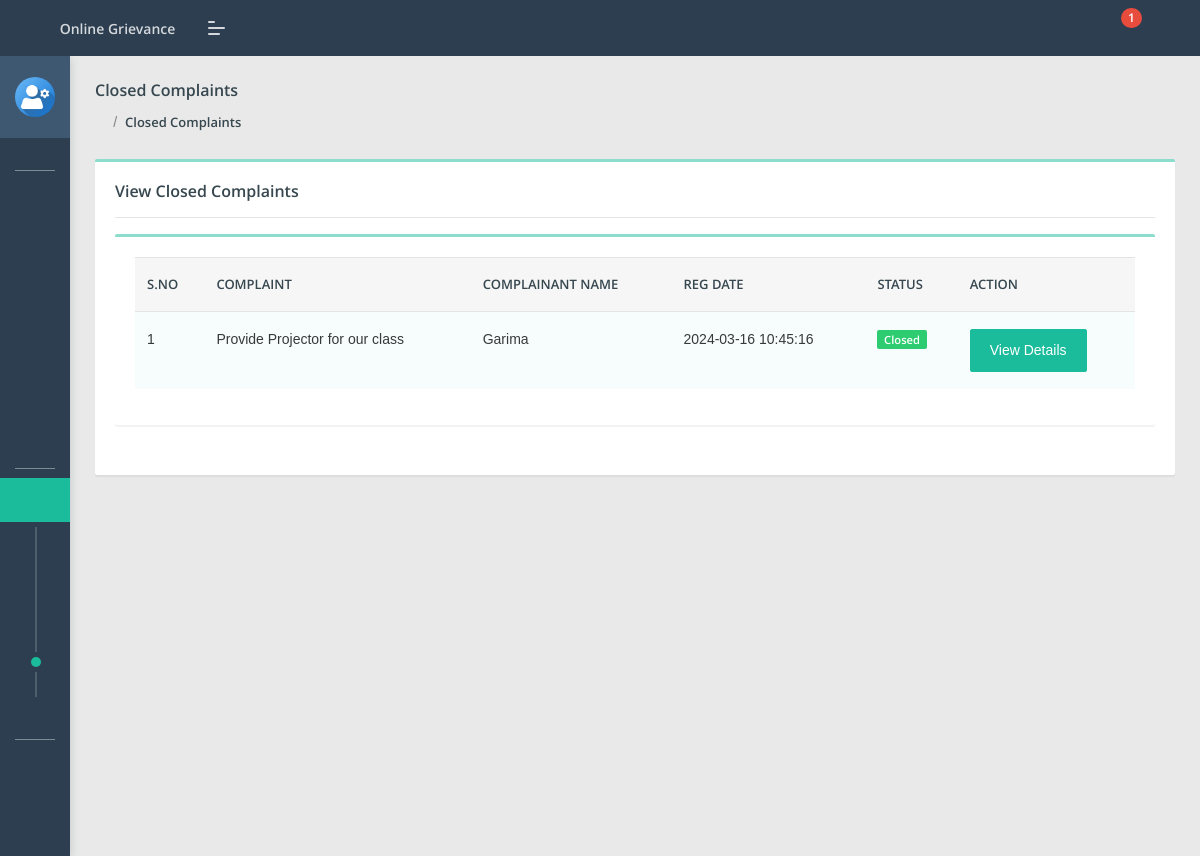
Screenshot of /cms/admin/closed-complaint.php (signed in) with the database file from the repository.
### tables this page shows
CREATE TABLE `tblcomplaints` (
  `complaintNumber` int(11) NOT NULL,
  `userId` int(11) DEFAULT NULL,
  `category` int(11) DEFAULT NULL,
  `subcategory` varchar(255) DEFAULT NULL,
  `complaintType` varchar(255) DEFAULT NULL,
  `state` varchar(255) DEFAULT NULL,
  `noc` varchar(255) DEFAULT NULL,
  `complaintDetails` mediumtext DEFAULT NULL,
  `complaintFile` varchar(255) DEFAULT NULL,
  `regDate` timestamp NULL DEFAULT current_timestamp(),
  `status` varchar(50) DEFAULT NULL,
  `lastUpdationDate` timestamp NULL DEFAULT NULL ON UPDATE current_timestamp()
);

CREATE TABLE `users` (
  `id` int(11) NOT NULL,
  `fullName` varchar(255) DEFAULT NULL,
  `userEmail` varchar(255) DEFAULT NULL,
  `password` varchar(255) DEFAULT NULL,
  `contactNo` bigint(11) DEFAULT NULL,
  `address` tinytext DEFAULT NULL,
  `State` varchar(255) DEFAULT NULL,
  `country` varchar(255) DEFAULT NULL,
  `pincode` int(6) DEFAULT NULL,
  `userImage` varchar(255) DEFAULT NULL,
  `regDate` timestamp NOT NULL DEFAULT current_timestamp(),
  `updationDate` timestamp NULL DEFAULT NULL,
  `status` int(1) DEFAULT NULL
);

### cms/admin/closed-complaint.php (the view, shortened to what this page needs)
<?php
include('include/config.php');
if(strlen($_SESSION['aid'])==0)
    {
header('location:index.php');
}
else{
?>
<!DOCTYPE html>
<html lang="en">
<head>
    <link rel="stylesheet" href="assets/css/style.css">
</head>
<body class="">
	<?php include('include/sidebar.php');?>
	<?php include('include/header.php');?>
<section class="pcoded-main-container">
    <div class="pcoded-content">
        <div class="page-header">
            <div class="page-block">
                <div class="row align-items-center">
                    <div class="col-md-12">
                        <div class="page-header-title">
                            <h5 class="m-b-10">Closed Complaints</h5>
                        </div>
                        <ul class="breadcrumb">
                            <li class="breadcrumb-item"><a href="dashboard.php"><i class="feather icon-home"></i></a></li>
                            <li class="breadcrumb-item"><a href="closed-complaint.php">Closed Complaints</a></li>
                        </ul>
                    </div>
                </div>
            </div>
        </div>
        <div class="row">
            <div class="col-sm-12">
                <div class="card">
                    <div class="card-body">
                        <h5>View Closed Complaints</h5>
                        <hr>
                      <div class="row">
                            <div class="col-xl-12">
                <div class="card">
                    <div class="card-body table-border-style">
                        <div class="table-responsive">
                            <table class="table table-striped">
                                <thead>
                                        <tr><th>S.No</th>
											<th>Complaint </th>
											<th>Complainant Name</th>
											<th>Reg Date</th>
											<th>Status</th>
											<th>Action</th>
										</tr>
                                </thead>
                                <tbody>
                                    <?php
$st='closed';
$query=mysqli_query($con,"select tblcomplaints.*,users.fullName as name from tblcomplaints join users on users.id=tblcomplaints.userId where tblcomplaints.status='$st'");
$cnt=1;
while($row=mysqli_fetch_array($query))
{
?>
                                        <tr>
                                            <td><?php echo htmlentities($cnt);?></td>
                                            <td><?php echo htmlentities($row['noc']);?></td>
                                            <td><?php echo htmlentities($row['name']);?></td>
                                            <td> <?php echo htmlentities($row['regDate']);?></td>
                                                                                   <td>
                                                <?php $status=$row['status'];
                                                if($status==''): ?>
                                                <span class="badge badge-danger">Not Processed Yet</span>
                                            <?php elseif($status=='in process'):?>
                                             <span class="badge badge-warning">In Process</span>
                                         <?php elseif($status=='closed'):?>
                                             <span class="badge badge-success">Closed</span>
                                         <?php endif;?>
</td>
<td>   <a href="complaint-details.php?cid=<?php echo htmlentities($row['complaintNumber']);?>" class="btn btn-primary"> View Details</a>
											</td>
                                        </tr>
                                        <?php $cnt=$cnt+1; } ?>
                                </tbody>
                            </table>
                        </div>
                    </div>
                </div>
            </div>
                        </div>
                    </div>
                </div>
            </div>
        </div>
    </div>
</section>
</body>
</html>
<?php } ?>

### rows the page displays
tblcomplaints: noc "Provide Projector for our class", userId.fullName "Garima", regDate "2024-03-16 10:45:16", status "Closed"

### other values shown
$num1 "1"
